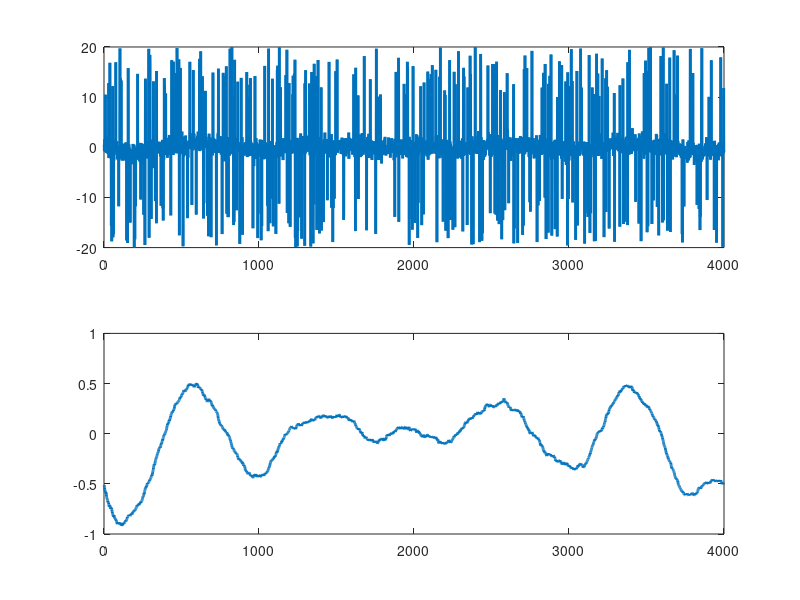

MATLAB code for this plot:
%%
%     COURSE: Signal processing and image processing in MATLAB and Python
%    SECTION: Time-domain denoising
%      VIDEO: Code challenge: Denoise these signals!
% Instructor: mikexcohen.com
%
%%

N = 4000;

origSignal = linspace(-1,1,N) .* sin(linspace(0,10*pi,N)) + randn(1,N);
r = randperm(N);
nn = round(N*.05);
origSignal(r(1:nn)) = (1+rand(1,nn))*10;
origSignal(r(end-nn+1:end)) = -(1+rand(1,nn))*10;

cleanedSignal = origSignal;

% remove positive noise spikes
p2r = find(origSignal>5);
k = 5;
for i=1:length(p2r)
    cleanedSignal(p2r(i)) = median(cleanedSignal(max(1,p2r(i)-k):min(p2r(i)+k,N)));
end

% remove negative noise spikes
p2r = find(origSignal<-5);
k = 5;
for i=1:length(p2r)
    cleanedSignal(p2r(i)) = median(cleanedSignal(max(1,p2r(i)-k):min(p2r(i)+k,N)));
end

% mean-smooth
k = 150;
for i=1:N
    cleanedSignal(i) = mean(cleanedSignal(max(1,i-k):min(N,i+k)));
end


clf
subplot(211)
plot(1:N,origSignal,'linew',2)

subplot(212)
plot(1:N,cleanedSignal,'linew',2)

%% done.
